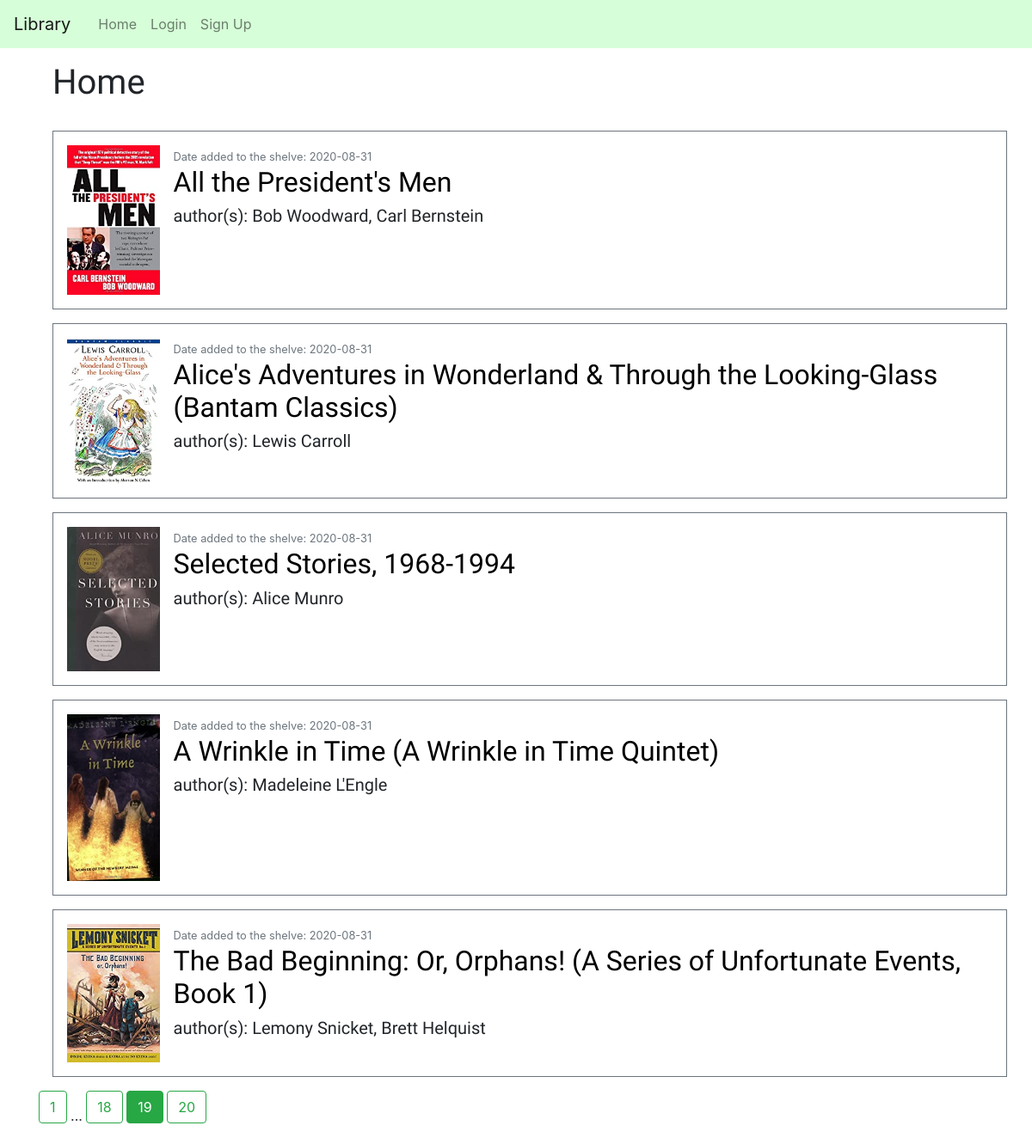
Screenshot of /home?page=19 with the database file from the repository.
### libraryweb/models.py (models this page shows, shortened)
class Book(db.Model,UserMixin):
    id = db.Column(db.Integer, primary_key=True)
    name = db.Column(db.String(200), unique=True, nullable=False)
    author = db.Column(db.String(200), unique=False, nullable=False)
    date_added = db.Column(db.DateTime, nullable=False,default=datetime.utcnow)
    image_file = db.Column(db.String(50), nullable=False,
                           default='default_book.jpg')
    borrow = db.relationship('Borrow', backref='book', lazy=True)

### libraryweb/routes.py (the view)
@app.route('/home')
def home():
    page = request.args.get('page',1, type=int)
    books = Book.query.order_by(Book.date_added.desc()).paginate(per_page=5,page=page)
    return render_template('home.html', title='home', header = 'Home', books = books,page=page)

### libraryweb/templates/home.html
{% extends "base.html" %}
{% block content %}
    {% for book in books.items %}
        <article class="media border border-secondary p-3 m-3" style="width: 100%;">
            <img class="mr-3 img-responsive" style="width: 10%;" src="{{ url_for('static', filename='book_pics/'+book.image_file) }}" alt="{{book.image_file}}">
            <div class="media-body">
                <div class="article-metadata">
                    <small class="text-muted">Date added to the shelve: {{book.date_added.strftime('%Y-%m-%d')}}</small>
                </div>
                <h2><a style="font-family: 'Artifika'; text-decoration: none; color:black;" class="article-title" href='{{url_for("book", book_id=book.id)}}'>{{book.name}}</a></h2>
                <h5 style="font-family: 'Artifika';">author(s): {{book.author}} </h5>
            </div>
        </article>
    {% endfor %}
    {% for page_num in books.iter_pages(left_edge=1,right_edge=1, left_current=1, right_current=2) %}
        {% if page_num %}
            {% if page_num == books.page %}
                <a href="{{ url_for('home', page=page_num) }}" class="btn btn-success mb-4">{{page_num}}</a>
            {% else %}
                <a href="{{ url_for('home', page=page_num) }}" class="btn btn-outline-success mb-4">{{page_num}}</a>
            {% endif %}
        {% else %}
            ...
        {% endif %}
    {% endfor %}
{% endblock %}

### rows the page displays
Book: image_file (picture), date_added "2020-08-31", name "All the President's Men", author "Bob Woodward, Carl Bernstein"
Book: image_file (picture), date_added "2020-08-31", name "Alice's Adventures in Wonderland & Through the Looking-Glass (Bantam Classics)", author "Lewis Carroll"
Book: image_file (picture), date_added "2020-08-31", name "Selected Stories, 1968-1994", author "Alice Munro"
Book: image_file (picture), date_added "2020-08-31", name "A Wrinkle in Time (A Wrinkle in Time Quintet)", author "Madeleine L'Engle"
Book: image_file (picture), date_added "2020-08-31", name "The Bad Beginning: Or, Orphans! (A Series of Unfortunate Events, Book 1)", author "Lemony Snicket, Brett Helquist"

### other values shown
{{ header }} "Home"
{{ page_num }} "1" "18" "20"
{{ page_num }} "19"
